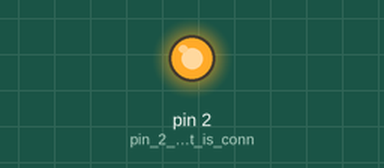
This sketch was run on a simulated Arduino Uno, built with avr-gcc and run on an emulated ATmega328P. Shown: output pins drawn as LEDs (lit = HIGH).

Above: at 0.5 s.
At 4.5 s:
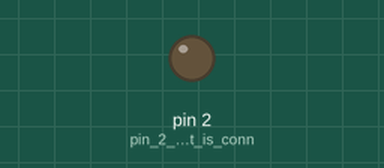
Timing chart, 0 to 6.9 s (numbered marks = the images above):
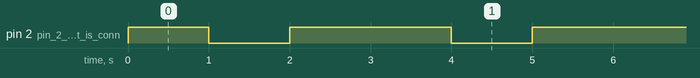

Measured:
- by itself, pin 2 (pin_2_is_ouput_it_is_conn): repeats every 3.0 s: LOW 1.0 s, HIGH 2.0 s

The sketch:

LED_blink.ino
```cpp
void setup(){
  pinMode(2, OUTPUT);//pin 2 is ouput it is conneted to inbuilt led
}
void loop() {
 digitalWrite(2, HIGH);//led ON
  delay(1000); //
  digitalWrite(2, LOW);//LED OFF
  delay(1000);
  digitalWrite(2, HIGH);//LED ON
  delay(1000);
}
```
